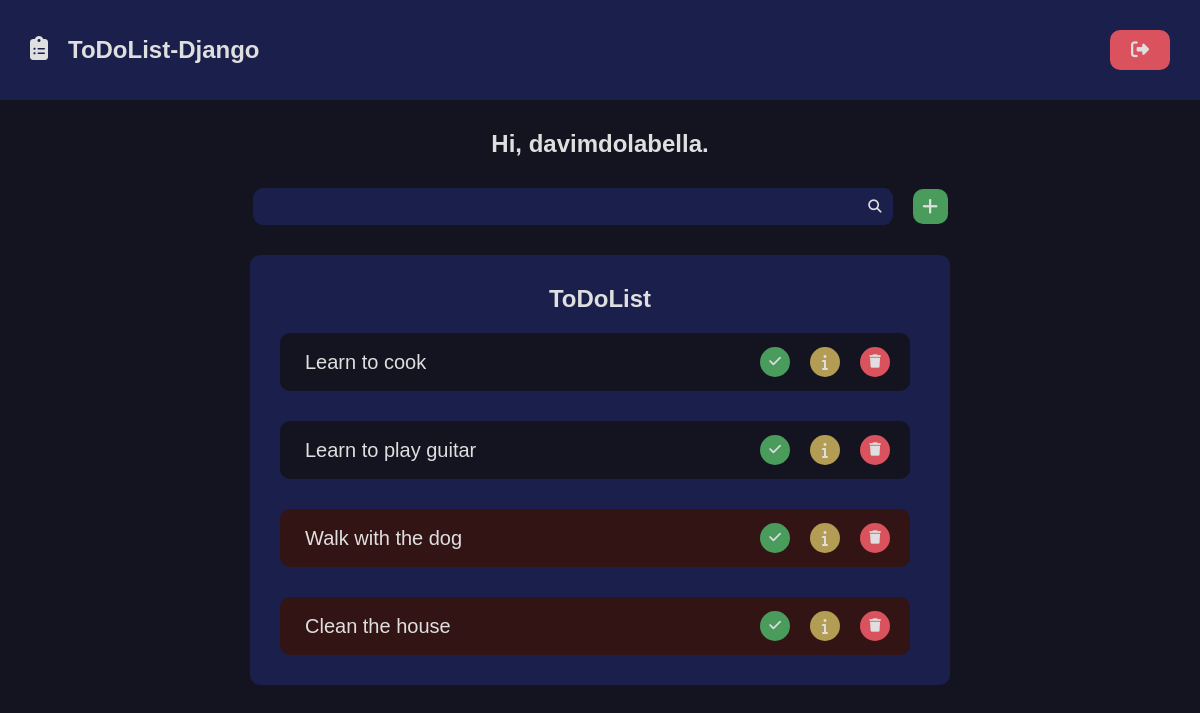
Page / (signed in) on the earlier database version.
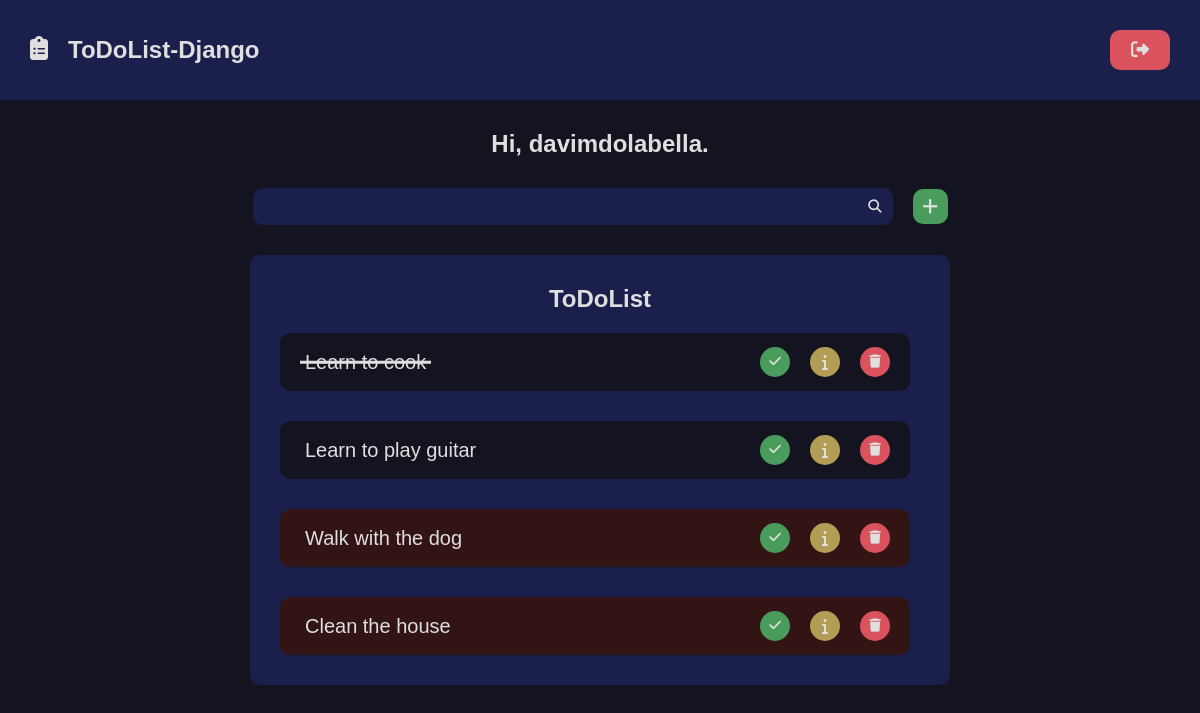
Same page on the later database version.
### todolist/views.py (the view)
# urls.py: path('', views.home, name='home'),
@login_required(login_url='users:login', redirect_field_name='next')
def home(request):
    tasks = Task.objects.filter(
            author=request.user
        ).order_by('-id')
    return render(request, 'todolist/pages/home.html', {
        'tasks':tasks,
    })

### todolist/models.py (called while the page is built)
    @property
    def is_past_deadline(self):
        return datetime.date.today() > self.deadline

### todolist/templates/todolist/pages/home.html
{% extends "global/base.html" %}
{% block content %}
    <div class="main container">
        {% if not is_detail_page %}
            <h1 class="main_menssage">Hi, {{ request.user.username }}.</h1>
        {% endif %}
        {% include "todolist/partials/todolist.html" %}
    </div>
{% endblock content %}

Differences in the rows shown:
changed Task "Learn to cook": checked False → True (drawn)
